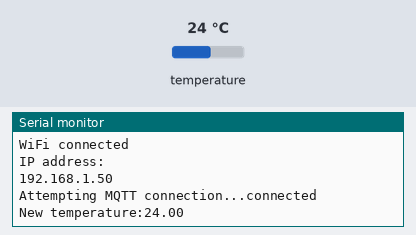
Simulated run of this sketch. Board: ESP8266 (NodeMCU). Shown: the last lines printed to the serial monitor. The inputs (shaded band) are chosen by the test bench; at power-on: temperature 24 °C. WiFi joins after 1.5 s; servers stay silent unless stated; no MQTT or app messages arrive unless stated.

Above: at 2.7 s.
2.8 s: temperature set to 12 °C
At 4.1 s:
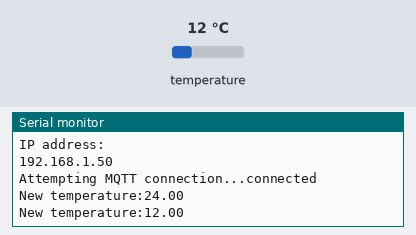
4.3 s: temperature set to 19 °C
At 5.1 s:
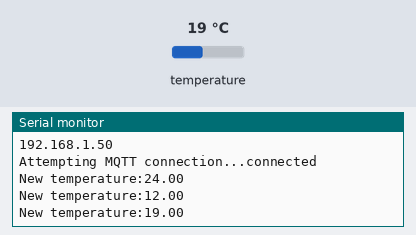

Measured:
- after the input at 2.8 s, the serial monitor: prints a new line after 0.79 s (image 1)
- after the input at 4.3 s, the serial monitor: prints a new line after 0.29 s (image 2)

The sketch:

MQTT_Lm35.ino
```cpp
#include <ESP8266WiFi.h>
#include <Wire.h>
#include <PubSubClient.h>
#include <Adafruit_HDC1000.h>

#define wifi_ssid "Shyam"
#define wifi_password "shyam5005"

#define mqtt_server "192.168.56.1"
#define mqtt_user "user_shyam_mqtt_1"
#define mqtt_password "honor8csathya767"

#define temperature_topic "sensor/temperature"

WiFiClient espClient;
PubSubClient client(espClient);
Adafruit_HDC1000 hdc = Adafruit_HDC1000();

void setup() {
  Serial.begin(115200);
  setup_wifi();
  client.setServer(mqtt_server, 1883);

  // Set SDA and SDL ports
  Wire.begin(2, 14);

  // Start sensor
  if (!hdc.begin()) {
    Serial.println("Couldn't find sensor!");
    while (1);
  }
}

void setup_wifi() {
  delay(10);
  // We start by connecting to a WiFi network
  Serial.println();
  Serial.print("Connecting to ");
  Serial.println(wifi_ssid);

  WiFi.begin(wifi_ssid, wifi_password);

  while (WiFi.status() != WL_CONNECTED) {
    delay(500);
    Serial.print(".");
  }

  Serial.println("");
  Serial.println("WiFi connected");
  Serial.println("IP address: ");
  Serial.println(WiFi.localIP());
}

void reconnect() {
  // Loop until we're reconnected
  while (!client.connected()) {
    Serial.print("Attempting MQTT connection...");
    // Attempt to connect
    // If you do not want to use a username and password, change next line to
    // if (client.connect("ESP8266Client")) {
    if (client.connect("ESP8266Client", mqtt_user, mqtt_password)) {
      Serial.println("connected");
    } else {
      Serial.print("failed, rc=");
      Serial.print(client.state());
      Serial.println(" try again in 5 seconds");
      // Wait 5 seconds before retrying
      delay(5000);
    }
  }
}

bool checkBound(float newValue, float prevValue, float maxDiff) {
  return !isnan(newValue) && (newValue < prevValue - maxDiff || newValue > prevValue + maxDiff);
}

long lastMsg = 0;
float temp = 0.0;
float hum = 0.0;
float diff = 1.0;

void loop() {
  if (!client.connected()) {
    reconnect();
  }
  client.loop();

  long now = millis();
  if (now - lastMsg > 1000) {
    lastMsg = now;

    float newTemp = hdc.readTemperature();

    if (checkBound(newTemp, temp, diff)) {
      temp = newTemp;
      Serial.print("New temperature:");
      Serial.println(String(temp).c_str());
      client.publish(temperature_topic, String(temp).c_str(), true);
    }

  }
}
```
